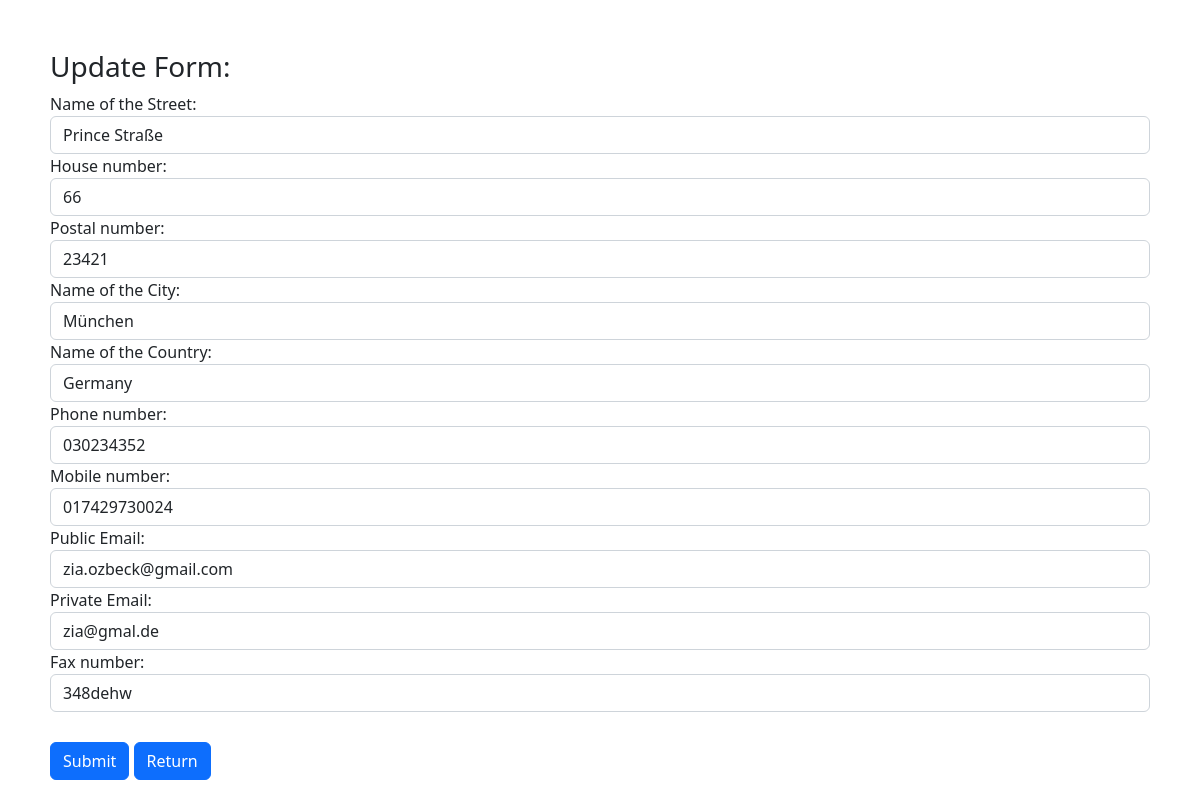
Page /update.php?id=7 (signed in) on the committed database.
### tables this page shows
CREATE TABLE `info` (
  `ID` int(11) NOT NULL,
  `street` varchar(255) NOT NULL,
  `houseNr` varchar(50) NOT NULL,
  `postalNr` varchar(50) NOT NULL,
  `city` varchar(255) NOT NULL,
  `country` varchar(255) NOT NULL,
  `phoneNr` varchar(255) NOT NULL,
  `mobileNr` varchar(255) NOT NULL,
  `publicEmail` varchar(255) NOT NULL,
  `privateEmail` varchar(255) NOT NULL,
  `faxNumber` varchar(255) NOT NULL
);

### update.php (the view, shortened to what this page needs)
<?php
include "database.php";
if(isset($_GET['id'])){
    $user_id = $_GET['id'];
    $sql = "SELECT * FROM info WHERE ID = $user_id";
    $result = $conn->query($sql);
    if($result->num_rows > 0){
        while($row = $result->fetch_assoc()){
            $street = $row['street'];
            $houseNumber = $row['houseNr'];
            $postalNumber = $row['postalNr'];
            $city = $row['city'];
            $country = $row['country'];
            $phoneNumber = $row['phoneNr'];
            $mobileNumber = $row['mobileNr'];
            $publicEmail = $row['publicEmail'];
            $privateEmail = $row['privateEmail'];
            $faxNumber = $row['faxNumber'];
        }
    }
}
?>
<!DOCTYPE html>
<html lang="en">
<head>
    <link rel="stylesheet" href="https://cdn.jsdelivr.net/npm/bootstrap@5.2.2/dist/css/bootstrap.min.css">
    <link rel="stylesheet" href="style.css">
</head>
<body>
<h3>Update Form:</h3>
<form action="update.php" method="post">
    <div class="form-group">
        <label>Name of the Street:</label><br>
        <input type="text" class="form-control" name="street" id="street" value = "<?php echo $street?>" required>
        <label>House number:</label><br>
        <input type="text" class="form-control" name="houseNr" value = "<?php echo $houseNumber?>" required>
        <label>Postal number:</label><br>
        <input type="text" class="form-control" name="postalNr" value = "<?php echo $postalNumber?>" required>
        <label>Name of the City:</label><br>
        <input type="text" class="form-control" name="city" value = "<?php echo $city?>" required>
        <label>Name of the Country:</label><br>
        <input type="text" class="form-control" name="country" value = "<?php echo $country?>" required>
        <label>Phone number:</label><br>
        <input type="text" class="form-control" name="phoneNr" value = "<?php echo $phoneNumber?>" required>
        <label>Mobile number:</label><br>
        <input type="text" class="form-control" name="mobileNr" value = "<?php echo $mobileNumber?>" required>
        <label>Public Email:</label><br>
        <input type="text" class="form-control" name="publicEmail" value = "<?php echo $publicEmail?>" required>
        <label>Private Email:</label><br>
        <input type="text" class="form-control" name="privateEmail" value = "<?php echo $privateEmail?>" required>
        <label>Fax number:</label><br>
        <input type="text" class="form-control" name="faxNumber" value = "<?php echo $faxNumber?>" required>
    </div>
    <div class="form-btn">
        <input type="submit" name="update" class="btn btn-primary">
        <a href="index.php" class = "btn btn-primary">Return</a>
    </div>
</form>
</body>
</html>

### rows in the picture
info: street "Prince Straße", houseNr "66", postalNr "23421", city "München", country "Germany", phoneNr "030234352", mobileNr "017429730024", publicEmail "zia.ozbeck@gmail.com", privateEmail "zia@gmal.de", faxNumber "348dehw"
